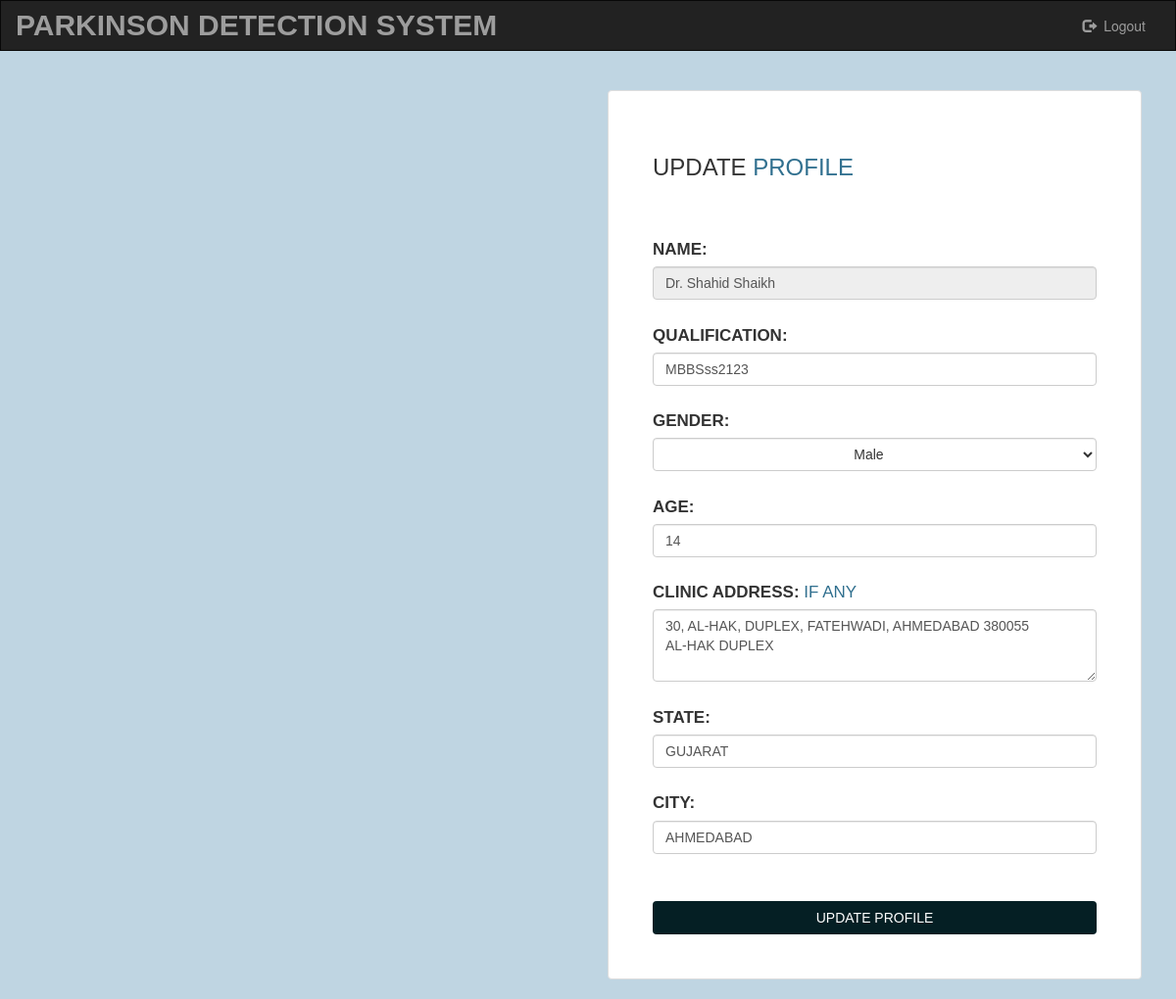
The page /account/doctor-account (signed in) on the database as committed earlier.
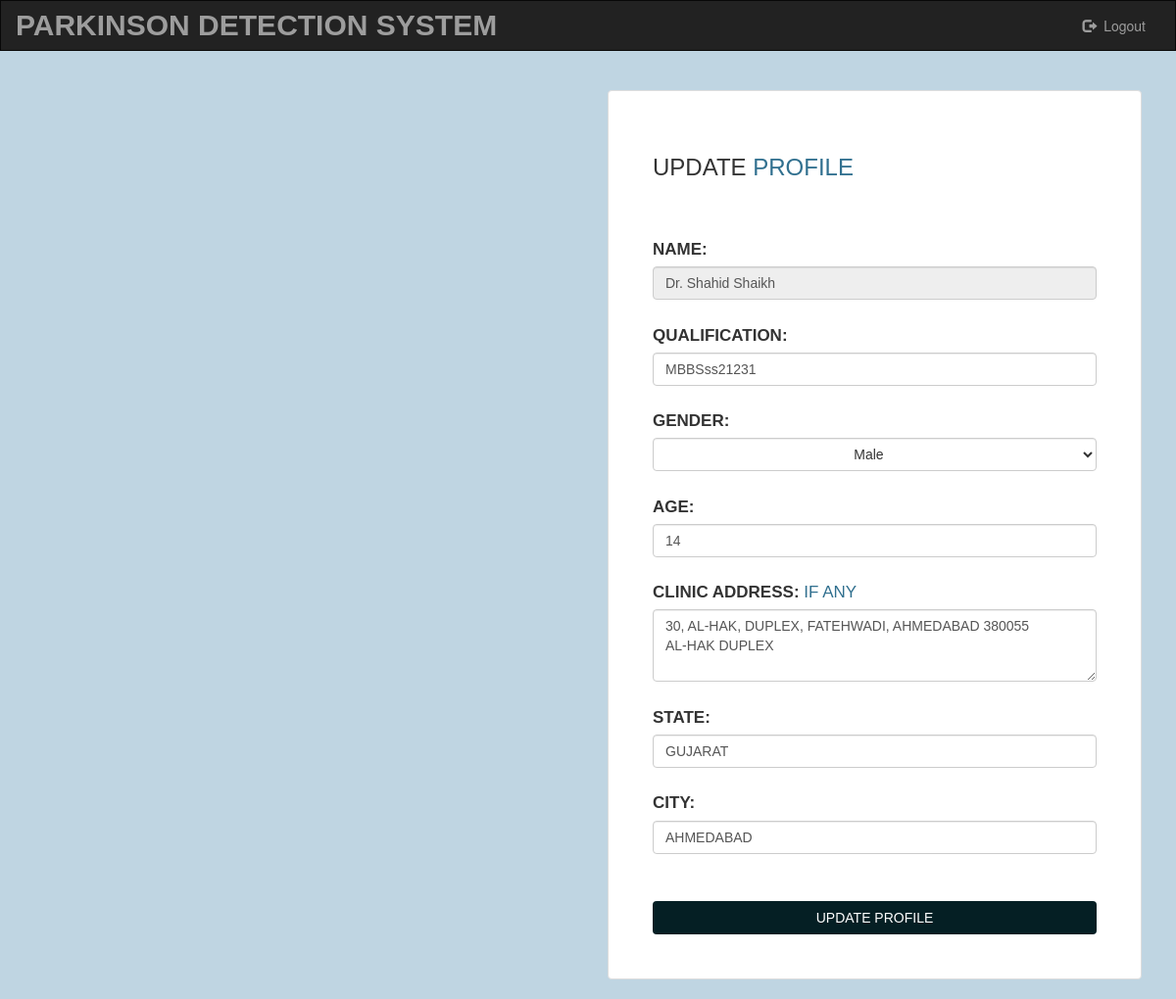
The same page on the database as committed later.
### account/models.py (models this page shows, shortened)
class DoctorProfileModel(models.Model):
    user = models.OneToOneField(User, on_delete=models.CASCADE)
    name = models.CharField(max_length=100, error_messages={'required': 'Please Enter your name'}, default='Dr. ')
    age = models.IntegerField(blank=True, default=0)
    gender = models.CharField(max_length=10, default='Male')
    qualification = models.CharField(max_length=150, default='')
    clinic_address = models.TextField(max_length=300, default='', help_text='If Any', blank=True, null=True)
    state = models.CharField(max_length=20, default='')
    city = models.CharField(max_length=20, default='')

### account/views.py (the view)
# urls.py: path('doctor-account', views.doctor_account_index, name='doctor_account_index'),
def doctor_account_index(request):
    print('doctor_account_index')
    if request.method == 'POST':
        print('------ a doctor')
        profile = DoctorProfileModel.objects.get(user=request.user)
        is_user = True
        if request.method == 'POST':
            print('-------- in doc POST')
            form_profile = DoctorEditProfileForm(request.POST, instance=request.user)
            if form_profile.is_valid():
                print(f'-------- in doc post form valid \n-------- {form_profile.data}')
                print(f'-------- in doc post old age -------- {profile.age}')
                profile.age = form_profile.cleaned_data['age']
                profile.qualification = form_profile.cleaned_data['qualification']
                profile.clinic_address = form_profile.cleaned_data['clinic_address']
                profile.state = form_profile.cleaned_data['state']
                profile.city = form_profile.cleaned_data['city']
                profile.gender = form_profile.cleaned_data['gender']
                profile.save()
                print(f'-------- in doc post new age -------- {profile.age}')
                print(f'-------- in doc post id \n-------- {profile.id}')
                context = {
                    'form': form_profile,
                    'is_user': is_user
                }
                print('account render')
                return render(request, 'account/index.html', context)
    else:
        profile = DoctorProfileModel.objects.get(user=request.user)
        if profile:
            is_user = True
            form_profile = DoctorEditProfileForm(initial={
                'name': profile.name,
                'qualification': profile.qualification,
                'gender': profile.gender,
                'age': profile.age,
                'clinic_address': profile.clinic_address,
                'state': profile.state,
                'city': profile.city,
            })
            context = {
                'form': form_profile,
                'is_user': is_user
            }
            return render(request, 'account/index.html', context)# login page

### account/forms.py
class DoctorEditProfileForm(forms.ModelForm):
    gender_choices = [
        ('Male', 'Male'),
        ('Female', 'Female'),
    ]
    gender = forms.ChoiceField(choices=gender_choices, required=False,
                               widget=forms.Select(
                                   attrs={'class': 'form-inline form-control btn btn-default dropdown-toggle'}))
    class Meta:
        model = DoctorProfileModel
        fields = ['name', 'qualification', 'gender', 'age', 'clinic_address', 'state', 'city']
        widgets = {
            'name': forms.TextInput(attrs={'class': 'form-control', 'readonly': ''}),
            'qualification': forms.TextInput(attrs={'class': 'form-control'}),
            'clinic_address': forms.Textarea(attrs={'class': "form-control", '!required': '',
                                                    'rows': '3'}),
            'age': forms.NumberInput(attrs={'class': 'form-control'}),
            'state': forms.TextInput(attrs={'class': 'form-control'}),
            'city': forms.TextInput(attrs={'class': 'form-control'}),
        }

### account/templates/account/index.html (shortened to what this page needs)
<!DOCTYPE html>
<html lang="en">
<head>
  {% load static %}
  <link rel="stylesheet" href="https://maxcdn.bootstrapcdn.com/bootstrap/3.3.6/css/bootstrap.min.css">
  <link rel="stylesheet" type="text/css" href="{% static 'account/style.css' %}"/>
</head>
<body>
<nav class="navbar navbar-inverse">
  <div class="container-fluid">
    <div class="navbar-header">
      <a class="navbar-brand" href="{% url 'index' %}">Parkinson Detection System</a>
    </div>
    <div class="collapse navbar-collapse" id="topNavBar">
      <ul class="nav navbar-nav navbar-right">
        <li>
          {% if is_user %}
            <a href="{% url 'account:logout_user' %}">
              <span class="glyphicon glyphicon-log-out" aria-hidden="true"></span>&nbsp; Logout
            </a>
          {% endif %}
        </li>
      </ul>
    </div>
  </div>
</nav>
<div class="container">
  <div class="row custom-margin">
    <div class="col-md-6">
    </div>
    <div class="col-md-6">
      <div class="row justify-content-md-center align-items-md-center ">
        {% if is_user %}
        <div id="register" class="thumbnail col justify-content-md-center ">
          <form action="{% url 'account:doctor_account_index' %}" method="POST">
          <h3>Update <span class="text-info">Profile</span></h3><br>
            <div class="row">
            <div class="col-md-12">
              {% for field in form %}
                <div class="col-sm-offset-2 col-sm-10">
                  <br>
                </div>
                {{ field.label_tag }}&nbsp;<span class="text-info">{{ field.help_text }}</span><br>
                {{ field }}
              {% endfor %}
            </div>
          </div>
          <br>
          <br>
          <div class="justify-content-md-center" align="center">
            <input class="btn btn-custom btn-md btn-block" type="submit" value="Update Profile">
          </div>
          </form>
        </div>
      {% endif %}
      </div>
    </div>
  </div>
</body>
</html>

Rows that differ between the two databases and show on the page:
changed DoctorProfileModel "Dr. Shahid Shaikh": qualification "MBBSss2123" → "MBBSss21231"
